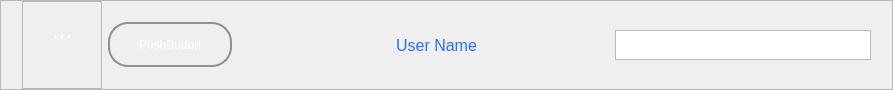
     <widget class="QFrame" name="frameTop">
      <property name="minimumSize">
       <size>
        <width>0</width>
        <height>50</height>
       </size>
      </property>
      <property name="maximumSize">
       <size>
        <width>16777215</width>
        <height>90</height>
       </size>
      </property>
      <property name="styleSheet">
       <string notr="true">QFrame:hover{
 background-color: qlineargradient(x1: 0, y1: 0, x2: 0, y2: 1,
                                      stop: 0 #000000, stop: 1 #535353);
}</string>
      </property>
      <property name="frameShape">
       <enum>QFrame::StyledPanel</enum>
      </property>
      <property name="frameShadow">
       <enum>QFrame::Raised</enum>
      </property>
      <layout class="QHBoxLayout" name="horizontalLayout_7">
       <property name="topMargin">
        <number>0</number>
       </property>
       <property name="bottomMargin">
        <number>0</number>
       </property>
       <item>
        <layout class="QHBoxLayout" name="TopLayout">
         <property name="leftMargin">
          <number>10</number>
         </property>
         <property name="topMargin">
          <number>0</number>
         </property>
         <property name="rightMargin">
          <number>10</number>
         </property>
         <property name="bottomMargin">
          <number>0</number>
         </property>
         <item>
          <widget class="QFrame" name="frame">
           <property name="minimumSize">
            <size>
             <width>80</width>
             <height>80</height>
            </size>
           </property>
           <property name="frameShape">
            <enum>QFrame::StyledPanel</enum>
           </property>
           <property name="frameShadow">
            <enum>QFrame::Raised</enum>
           </property>
           <layout class="QVBoxLayout" name="verticalLayout_4">
            <property name="bottomMargin">
             <number>40</number>
            </property>
            <item>
             <widget class="QToolButton" name="toolButtonGeneral">
              <property name="minimumSize">
               <size>
                <width>60</width>
                <height>30</height>
               </size>
              </property>
              <property name="maximumSize">
               <size>
                <width>75</width>
                <height>60</height>
               </size>
              </property>
              <property name="palette">
               <palette>
                <active>
                 <colorrole role="Button">
                  <brush brushstyle="SolidPattern">
                   <color alpha="255">
                    <red>8</red>
                    <green>8</green>
                    <blue>8</blue>
                   </color>
                  </brush>
                 </colorrole>
                 <colorrole role="ButtonText">
                  <brush brushstyle="SolidPattern">
                   <color alpha="255">
                    <red>255</red>
                    <green>255</green>
                    <blue>255</blue>
                   </color>
                  </brush>
                 </colorrole>
                 <colorrole role="Base">
                  <brush brushstyle="SolidPattern">
                   <color alpha="255">
                    <red>8</red>
                    <green>8</green>
                    <blue>8</blue>
                   </color>
                  </brush>
                 </colorrole>
                 <colorrole role="Window">
                  <brush brushstyle="SolidPattern">
                   <color alpha="255">
                    <red>8</red>
                    <green>8</green>
                    <blue>8</blue>
                   </color>
                  </brush>
                 </colorrole>
                </active>
                <inactive>
                 <colorrole role="Button">
                  <brush brushstyle="SolidPattern">
                   <color alpha="255">
                    <red>8</red>
                    <green>8</green>
                    <blue>8</blue>
                   </color>
                  </brush>
                 </colorrole>
                 <colorrole role="ButtonText">
                  <brush brushstyle="SolidPattern">
                   <color alpha="255">
                    <red>255</red>
                    <green>255</green>
                    <blue>255</blue>
                   </color>
                  </brush>
                 </colorrole>
                 <colorrole role="Base">
                  <brush brushstyle="SolidPattern">
                   <color alpha="255">
                    <red>8</red>
                    <green>8</green>
                    <blue>8</blue>
                   </color>
                  </brush>
                 </colorrole>
                 <colorrole role="Window">
                  <brush brushstyle="SolidPattern">
                   <color alpha="255">
                    <red>8</red>
                    <green>8</green>
                    <blue>8</blue>
                   </color>
                  </brush>
                 </colorrole>
                </inactive>
                <disabled>
                 <colorrole role="Button">
                  <brush brushstyle="SolidPattern">
                   <color alpha="255">
                    <red>8</red>
                    <green>8</green>
                    <blue>8</blue>
                   </color>
                  </brush>
                 </colorrole>
                 <colorrole role="ButtonText">
                  <brush brushstyle="SolidPattern">
                   <color alpha="255">
                    <red>120</red>
                    <green>120</green>
                    <blue>120</blue>
                   </color>
                  </brush>
                 </colorrole>
                 <colorrole role="Base">
                  <brush brushstyle="SolidPattern">
                   <color alpha="255">
                    <red>8</red>
                    <green>8</green>
                    <blue>8</blue>
                   </color>
                  </brush>
                 </colorrole>
                 <colorrole role="Window">
                  <brush brushstyle="SolidPattern">
                   <color alpha="255">
                    <red>8</red>
                    <green>8</green>
                    <blue>8</blue>
                   </color>
                  </brush>
                 </colorrole>
                </disabled>
               </palette>
              </property>
              <property name="font">
               <font>
                <pointsize>18</pointsize>
               </font>
              </property>
              <property name="styleSheet">
               <string notr="true">
border-radius: 5px;</string>
              </property>
              <property name="text">
               <string>...</string>
              </property>
              <property name="iconSize">
               <size>
                <width>20</width>
                <height>20</height>
               </size>
              </property>
             </widget>
            </item>
           </layout>
          </widget>
         </item>
         <item>
          <widget class="QPushButton" name="Folder">
           <property name="minimumSize">
            <size>
             <width>124</width>
             <height>45</height>
            </size>
           </property>
           <property name="font">
            <font>
             <pointsize>9</pointsize>
            </font>
           </property>
           <property name="styleSheet">
            <string notr="true">QPushButton {
    border: 2px solid #8f8f91;
    border-radius: 20px;
    background-color: qlineargradient(x1: 0, y1: 0, x2: 0, y2: 1,
                                      stop: 0 #2566ff, stop: 1 #3a93ff);
	color: white;
    min-width: 120px;
}

QPushButton:pressed {
    background-color: qlineargradient(x1: 0, y1: 0, x2: 0, y2: 1,
                                      stop: 0 #dadbde, stop: 1 #f6f7fa);
}

QPushButton:flat {
    border: none; /* no border for a flat push button */
}

QPushButton:default {
    border-color: navy; /* make the default button prominent */
}</string>
           </property>
           <property name="text">
            <string>PushButton</string>
           </property>
          </widget>
         </item>
         <item>
          <spacer name="horizontalSpacer_8">
           <property name="orientation">
            <enum>Qt::Horizontal</enum>
           </property>
           <property name="sizeHint" stdset="0">
            <size>
             <width>40</width>
             <height>20</height>
            </size>
           </property>
          </spacer>
         </item>
         <item>
          <widget class="QPushButton" name="pushButton">
           <property name="minimumSize">
            <size>
             <width>60</width>
             <height>40</height>
            </size>
           </property>
           <property name="statusTip">
            <string>Impostazioni</string>
           </property>
           <property name="styleSheet">
            <string notr="true">QPushButton {
  
    border-radius: 20px;
	color: rgba(200, 200, 200, 200);
	
	image: url(:/mytunefy/resources/icons/setting1.png);
   
}

QPushButton:pressed {
    background-color: qlineargradient(x1: 0, y1: 0, x2: 0, y2: 1,
                                      stop: 0 #dadbde, stop: 1 #f6f7fa);
}

QPushButton:flat {
    border: none; /* no border for a flat push button */
}

QPushButton:hover{
	color: white;
	image: url(:/mytunefy/resources/icons/setting-white.png);
	}
</string>
           </property>
           <property name="text">
            <string/>
           </property>
          </widget>
         </item>
         <item>
          <widget class="QLabel" name="label_2">
           <property name="minimumSize">
            <size>
             <width>185</width>
             <height>0</height>
            </size>
           </property>
           <property name="maximumSize">
            <size>
             <width>180</width>
             <height>70</height>
            </size>
           </property>
           <property name="font">
            <font>
             <pointsize>12</pointsize>
            </font>
           </property>
           <property name="styleSheet">
            <string notr="true">QLabel{

	color: rgb(41, 111, 255);
}</string>
           </property>
           <property name="text">
            <string>User Name</string>
           </property>
           <property name="alignment">
            <set>Qt::AlignCenter</set>
           </property>
          </widget>
         </item>
         <item>
          <spacer name="horizontalSpacer_10">
           <property name="orientation">
            <enum>Qt::Horizontal</enum>
           </property>
           <property name="sizeHint" stdset="0">
            <size>
             <width>40</width>
             <height>20</height>
            </size>
           </property>
          </spacer>
         </item>
         <item>
          <spacer name="horizontalSpacer_11">
           <property name="orientation">
            <enum>Qt::Horizontal</enum>
           </property>
           <property name="sizeHint" stdset="0">
            <size>
             <width>40</width>
             <height>20</height>
            </size>
           </property>
          </spacer>
         </item>
         <item>
          <widget class="QPlainTextEdit" name="plainTextEdit">
           <property name="maximumSize">
            <size>
             <width>16777215</width>
             <height>30</height>
            </size>
           </property>
          </widget>
         </item>
        </layout>
       </item>
      </layout>
     </widget>
